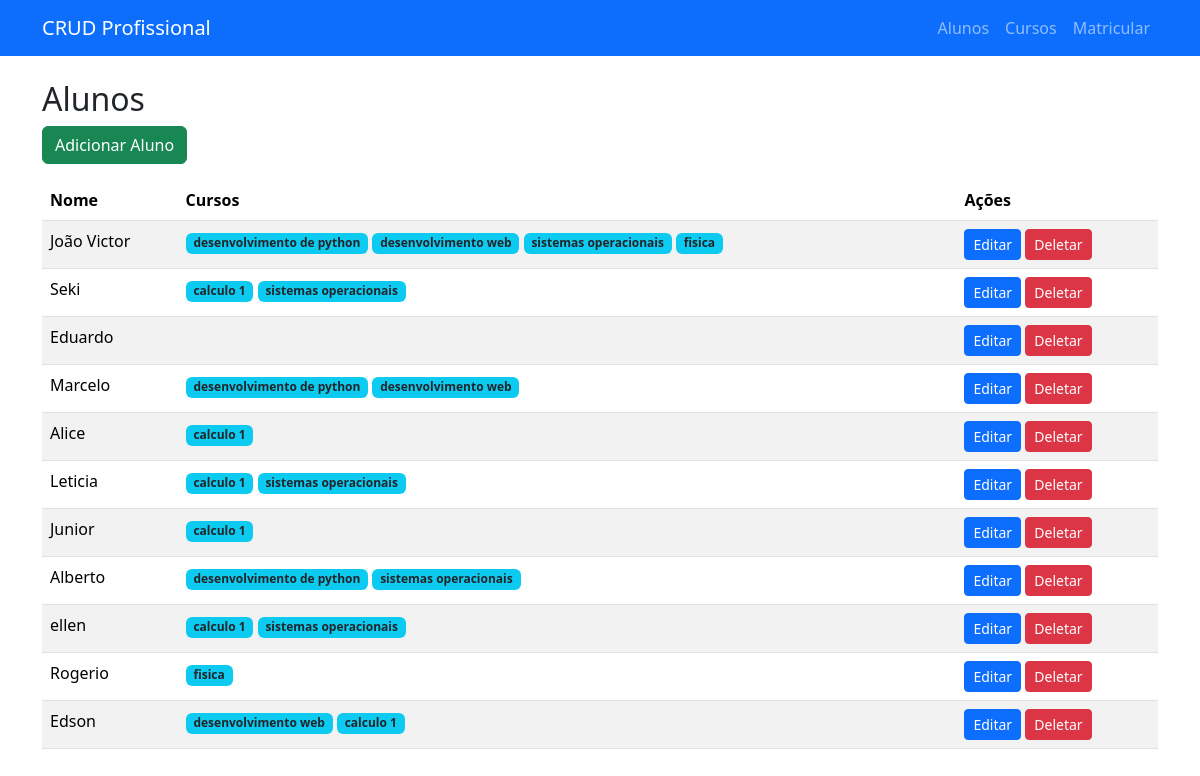
Page /alunos on the earlier database version.
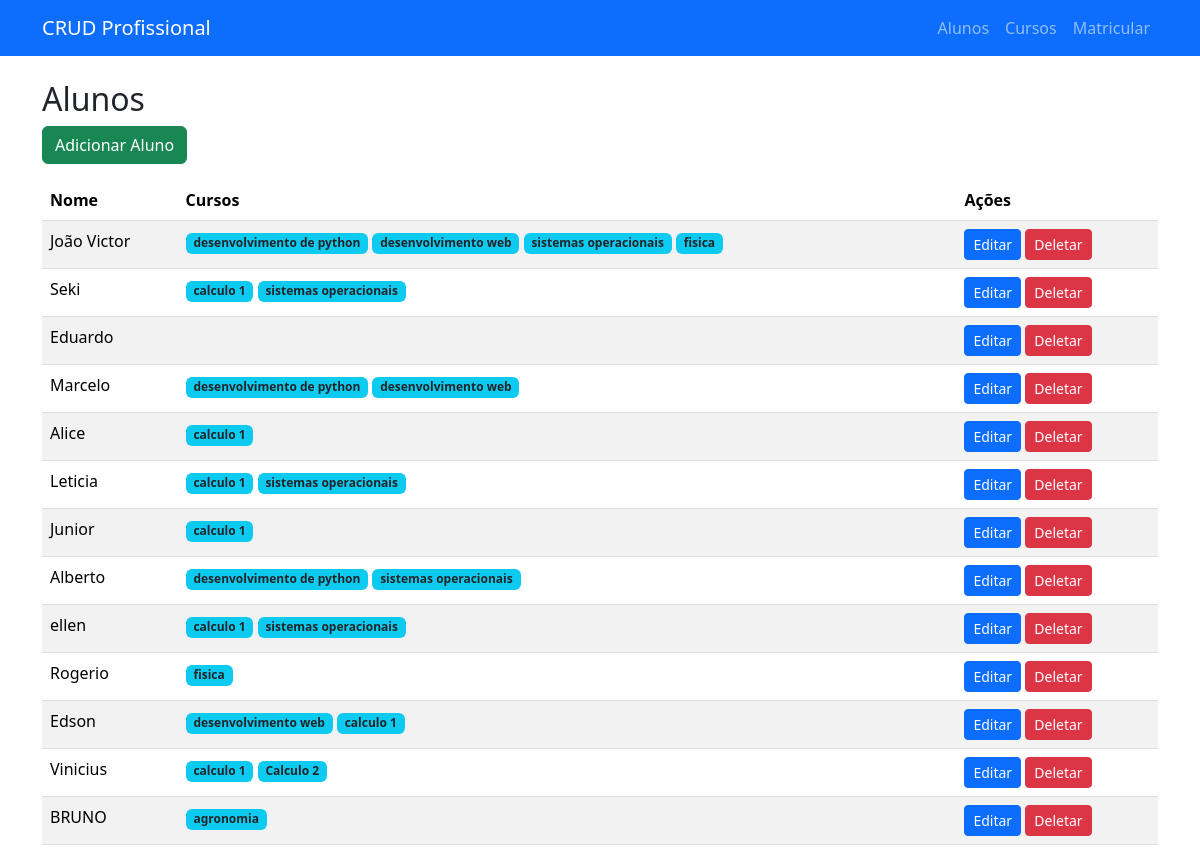
Same page on the later database version.
### app.py (models this page shows)
class Aluno(db.Model):
    id = db.Column(db.Integer, primary_key=True)
    nome = db.Column(db.String(100), nullable=False)
    cursos = db.relationship('Curso', secondary=matriculas, backref=db.backref('alunos', lazy='dynamic'))

class Curso(db.Model):
    id = db.Column(db.Integer, primary_key=True)
    nome = db.Column(db.String(100), nullable=False)

### app.py (the view)
@app.route('/alunos')
def alunos():
    lista_alunos = Aluno.query.all()
    return render_template('alunos.html', alunos=lista_alunos)

### templates/alunos.html
{% extends "base.html" %}
{% block content %}
<h2>Alunos</h2>
<a class="btn btn-success mb-3" href="{{ url_for('adicionar_aluno') }}">Adicionar Aluno</a>
<table class="table table-striped">
    <thead>
        <tr>
            <th>Nome</th>
            <th>Cursos</th>
            <th>Ações</th>
        </tr>
    </thead>
    <tbody>
        {% for aluno in alunos %}
        <tr>
            <td>{{ aluno.nome }}</td>
            <td>
                {% for curso in aluno.cursos %}
                    <span class="badge bg-info text-dark">{{ curso.nome }}</span>
                {% endfor %}
            </td>
            <td>
                <a class="btn btn-primary btn-sm" href="{{ url_for('editar_aluno', id=aluno.id) }}">Editar</a>
                <a class="btn btn-danger btn-sm" href="{{ url_for('deletar_aluno', id=aluno.id) }}">Deletar</a>
            </td>
        </tr>
        {% endfor %}
    </tbody>
</table>
{% endblock %}

Differences in the rows shown:
added Aluno: nome "Vinicius", Curso (nome "calculo 1")
added Curso: nome "Calculo 2", shown under "Vinicius"
added Aluno: nome "BRUNO"
added Curso: nome "agronomia", shown under "BRUNO"
